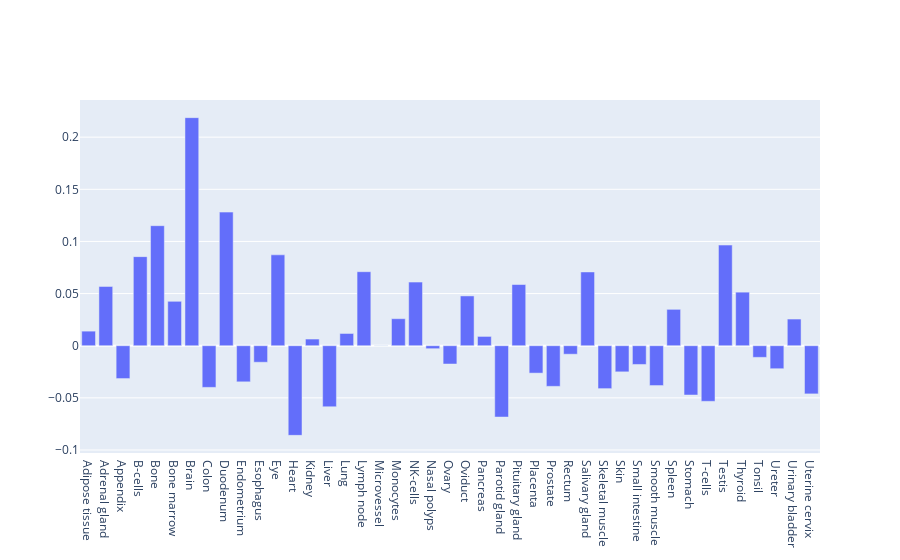
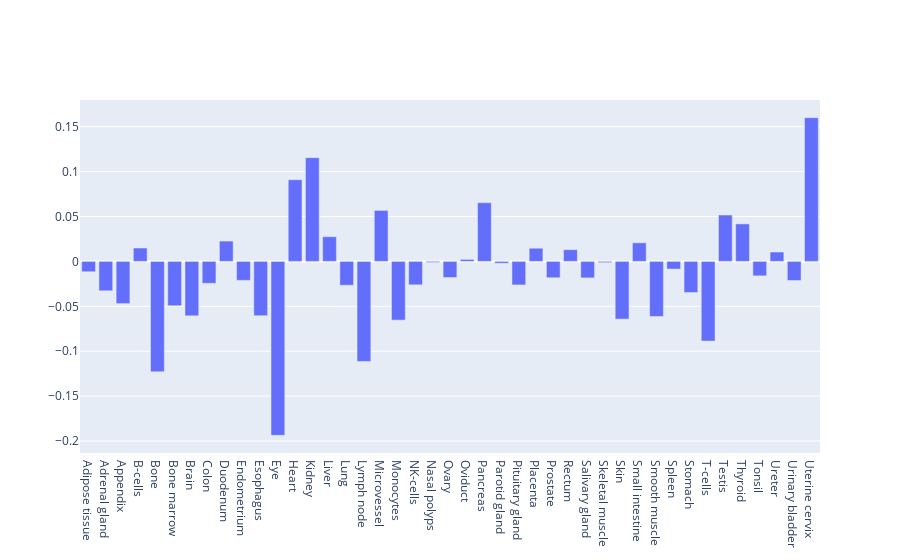

Here is the notebook cell these charts were saved with, in order:
### Code cell
baseline_tp = find_tissue_profile(baseline, path, only_present=True, normalisation="minmax")
for lijst, naam in zip([crc, breast, hcc, hek, hgsoc, huvec, hela, lymphoid, myeloid, neuroblastoma, endometrioid, scc, glioblastoma, ipsc, ovarian], ["crc", "breast", "hcc", "hek", "hgsoc", "huvec", "hela", "lymphoid", "myeloid", "neuroblastoma", "endometrioid", "scc", "glioblastoma", "ipsc", "ovarian"]):
    lijst_tp = find_tissue_profile(lijst, path, only_present=True)
    baseline_df = baseline_tp.groupby('tissue').sum()['importance']/(baseline_tp.groupby('tissue').count()['feature_name'])
    spec_df = lijst_tp.groupby('tissue').sum()['importance']/(lijst_tp.groupby('tissue').count()['feature_name'])
    #subtract the baseline from the specific 
    diff_df = spec_df - baseline_df
    print(f"{naam} exisists out of {len(lijst)} proteins from which {len(np.unique(lijst_tp['feature_name']))} are present in the data")
    fig = go.Figure(data=[
        go.Bar(name=naam, x=diff_df.index, y=diff_df)])
    # Change the bar mode
    fig.update_layout(barmode='group')
    fig.show()

### Figure 1 — Plotly figure (JSON) as saved in the notebook; plotly's stock layout.template omitted (floating-point values rounded to 4 significant figures)
{"data": [{"name": "crc", "type": "bar", "x": ["Adipose tissue", "Adrenal gland", "Appendix", "B-cells", "Bone", "Bone marrow", "Brain", "Colon", "Duodenum", "Endometrium", "Esophagus", "Eye", "Heart", "Kidney", "Liver", "Lung", "Lymph node", "Microvessel", "Monocytes", "NK-cells", "Nasal polyps", "Ovary", "Oviduct", "Pancreas", "Parotid gland", "Pituitary gland", "Placenta", "Prostate", "Rectum", "Salivary gland", "Skeletal muscle", "Skin", "Small intestine", "Smooth muscle", "Spleen", "Stomach", "T-cells", "Testis", "Thyroid", "Tonsil", "Ureter", "Urinary bladder", "Uterine cervix"], "y": [0.01397, 0.0568, -0.0315, 0.08543, 0.1151, 0.04259, 0.2187, -0.03996, 0.1281, -0.03465, -0.01585, 0.08716, -0.08596, 0.006401, -0.05855, 0.01174, 0.07098, 9.771e-05, 0.0259, 0.06106, -0.002861, -0.01756, 0.04775, 0.008911, -0.06843, 0.05868, -0.02628, -0.03898, -0.008152, 0.07074, -0.04116, -0.02506, -0.01798, -0.0382, 0.03488, -0.0473, -0.05334, 0.09651, 0.05136, -0.01116, -0.02207, 0.02557, -0.04621]}], "layout": {"barmode": "group"}}

### Figure 2 — Plotly figure (JSON) as saved in the notebook; plotly's stock layout.template omitted (floating-point values rounded to 4 significant figures)
{"data": [{"name": "breast", "type": "bar", "x": ["Adipose tissue", "Adrenal gland", "Appendix", "B-cells", "Bone", "Bone marrow", "Brain", "Colon", "Duodenum", "Endometrium", "Esophagus", "Eye", "Heart", "Kidney", "Liver", "Lung", "Lymph node", "Microvessel", "Monocytes", "NK-cells", "Nasal polyps", "Ovary", "Oviduct", "Pancreas", "Parotid gland", "Pituitary gland", "Placenta", "Prostate", "Rectum", "Salivary gland", "Skeletal muscle", "Skin", "Small intestine", "Smooth muscle", "Spleen", "Stomach", "T-cells", "Testis", "Thyroid", "Tonsil", "Ureter", "Urinary bladder", "Uterine cervix"], "y": [-0.01154, -0.03275, -0.04699, 0.01489, -0.1229, -0.0494, -0.06058, -0.0244, 0.02263, -0.02115, -0.06049, -0.1937, 0.09094, 0.1155, 0.0275, -0.02654, -0.1114, 0.05676, -0.0654, -0.0261, -0.001247, -0.01795, 0.002244, 0.06533, -0.002083, -0.0262, 0.01468, -0.01822, 0.01304, -0.01838, -0.001381, -0.06425, 0.0207, -0.06131, -0.008537, -0.03466, -0.08876, 0.05162, 0.04175, -0.01611, 0.01043, -0.02128, 0.16]}], "layout": {"barmode": "group"}}
